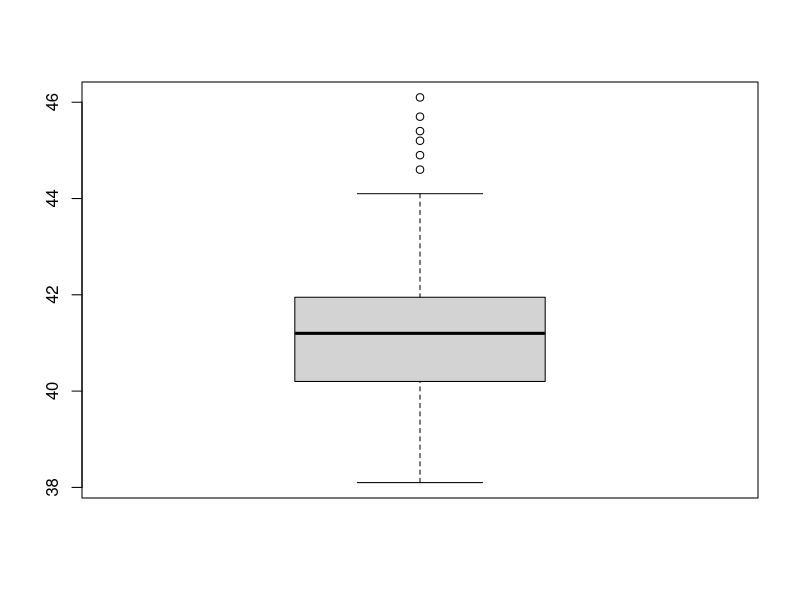
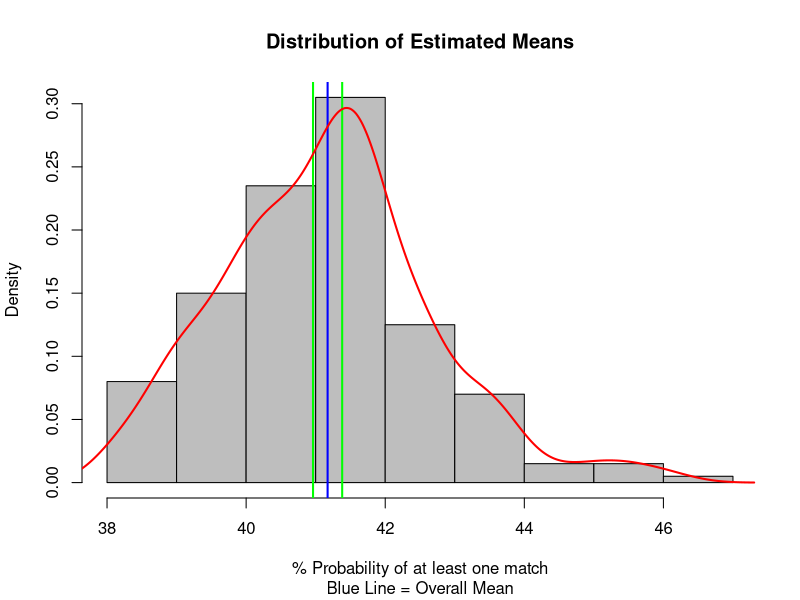

The R source for these figures, in order:
## ---- chunk 1
people <- 20
repeats <- 1000
iterations <- 200
## ---- chunk 2
days <- matrix(c(1:365))
prob1 <- data.frame()
prob.at.least.1 <- data.frame()
prob2 <- data.frame()
## ---- chunk 3
SameBirthday <- function (people, repeats) {
  for (i in 1:repeats){
    sampl <- days[sample(days, people, replace = TRUE),]
    diff.birthday <- length(unique(sampl)) < people
    prob1 <- rbind(prob1,diff.birthday)}
  trues <- sum(prob1$TRUE. == TRUE) + sum(prob1$FALSE. == TRUE)
  trials <- repeats
  options(digits=3)
  prob.at.least.1 <- trues / trials * 100
  prob.at.least.1 <<- data.frame(prob.at.least.1) 
  # <<- variable is available outside of the function
  # cat("Probability of at least 1 match =",
  # prob.at.least.1,"%","(",trials,"trials )", "\n")
}
## ---- chunk 4
SameBirthday(people,repeats)
## ---- chunk 5
OverallMean <- function(iterations) {
  for (i in 1:iterations){
    SameBirthday(people,repeats) 
    prob2 <<- rbind(prob2,prob.at.least.1)}
    options(digits=3)
  mean.prob <<- mean(prob2$prob.at.least.1)
  sd.prob <- sd(prob2$prob.at.least.1)
  sem.prob <- sd.prob / sqrt(iterations)  # Standard error of the mean
  t <- qt(0.975,df = iterations-1)
  marg.error <- t * sem.prob  # Margin of error of the mean
  ci.prob <<- mean.prob + c(-marg.error, marg.error)
  cat(" Mean probability of at least 1 match = ",mean.prob,"\n")
  cat(" 95% confidence interval for the mean:","\n",  
    "Lower Limit =", ci.prob[1],"      Upper Limit = ",ci.prob[2])
} 
## ---- chunk 6
OverallMean(iterations)
## ---- chunk 7
boxplot(prob2$prob.at.least.1)
## ---- chunk 8
hist(prob2$prob.at.least.1, 
  col = "grey", prob = T,
  main = "Distribution of Estimated Means", 
  xlab = "% Probability of at least one match", 
  sub ="Blue Line = Overall Mean")
abline(v = mean.prob, col = "blue",lwd=2)
abline(v = ci.prob[1], col = "green",lwd=2)
abline(v = ci.prob[2], col = "green",lwd=2)
lines(density(prob2$prob.at.least.1), col="red", lwd=2) 
